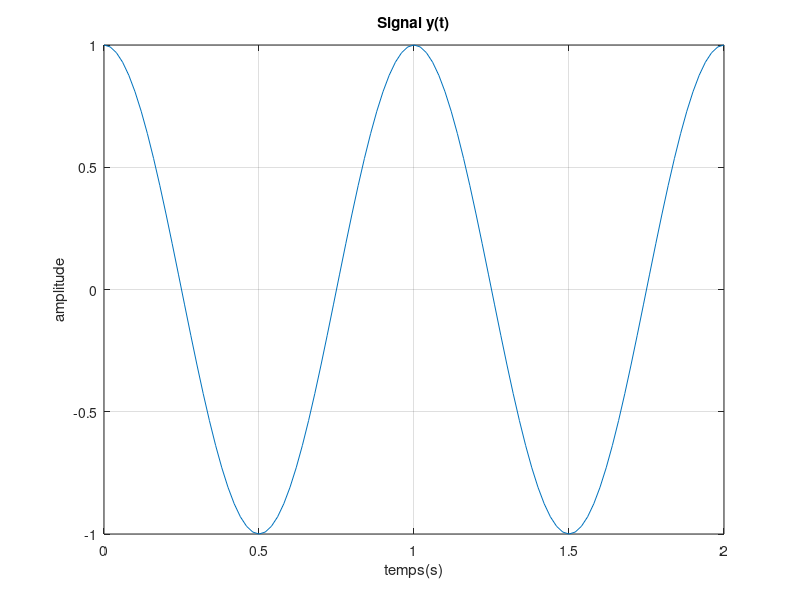

Recreate this plot in MATLAB.
% Signal y(t)
f0 = 1;
t =  0:0.02:2;

% plot y(t)
y = cos(2*pi*f0*t);
plot(t,y)
title('Signal y(t)')
grid on
xlabel('temps(s)')
ylabel('amplitude')

